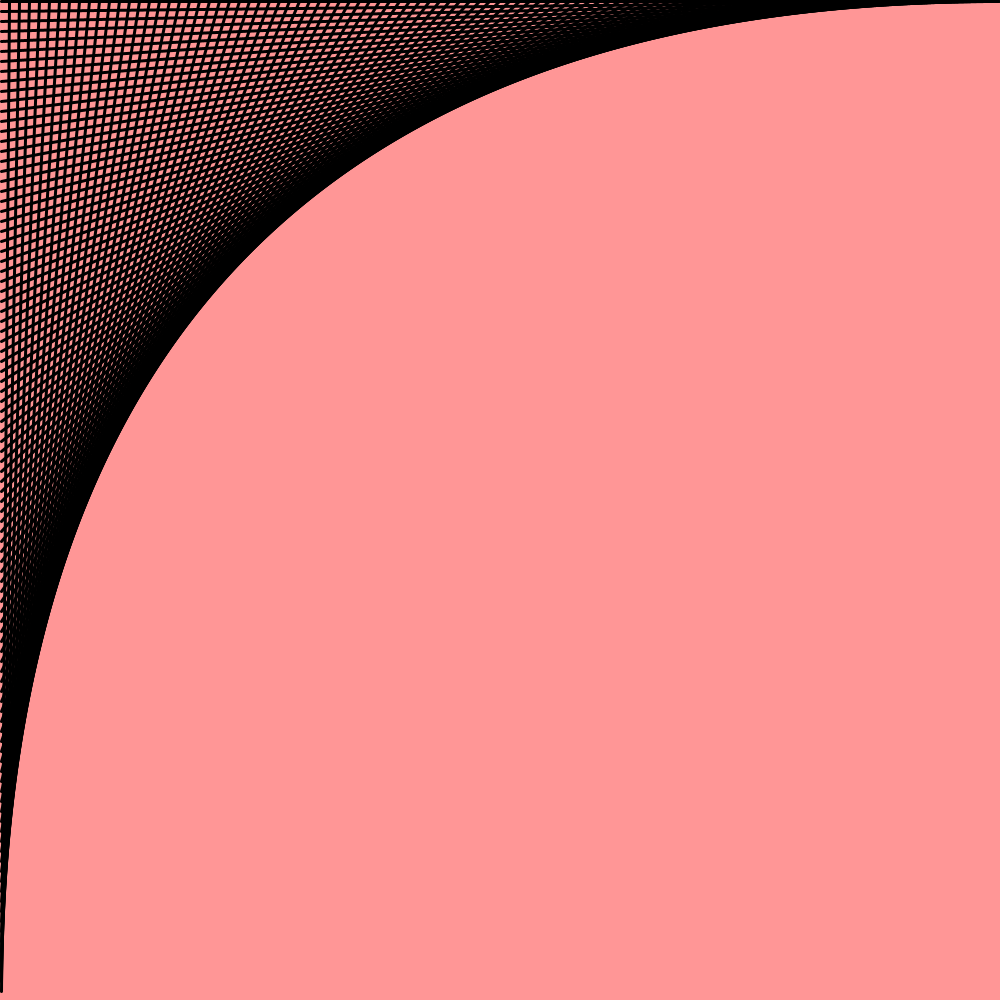
Frame 1 (no input)
Frame 60 (the mouse pressed at the canvas centre just before this capture): identical to frame 1, image omitted
Frame 120 (the mouse held since frame 60 and released just before this capture): identical to frame 1, image omitted

The Processing sketch that drew this single still picture (run headless with seeded random() and noise(); from frame 60 on, the mouse is pressed at the canvas centre):

// Processing sketch: Assignment_02
// ── Assignment_02.pde
int cordX = 0;
int cordY = 0;

void setup()
{
  size(1000, 1000);
}
void draw()
{
  background(255, 150, 150);
  parabol();
}
void parabol()
{
  strokeWeight(3);
  stroke(0);

  for(int i = 1; i < width; i = i + 10) {
    line(1, i, width - i , 1);
  }
}
